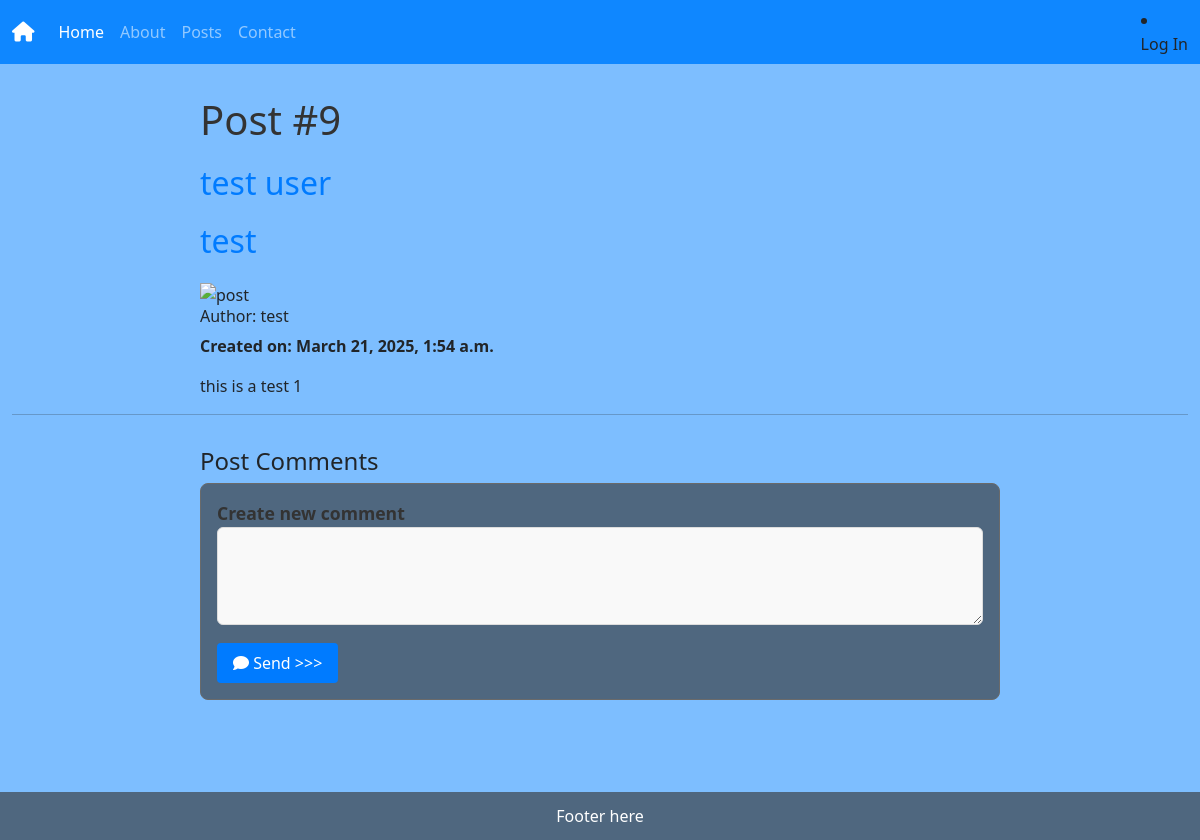
The app's page /posts/9/, older data.
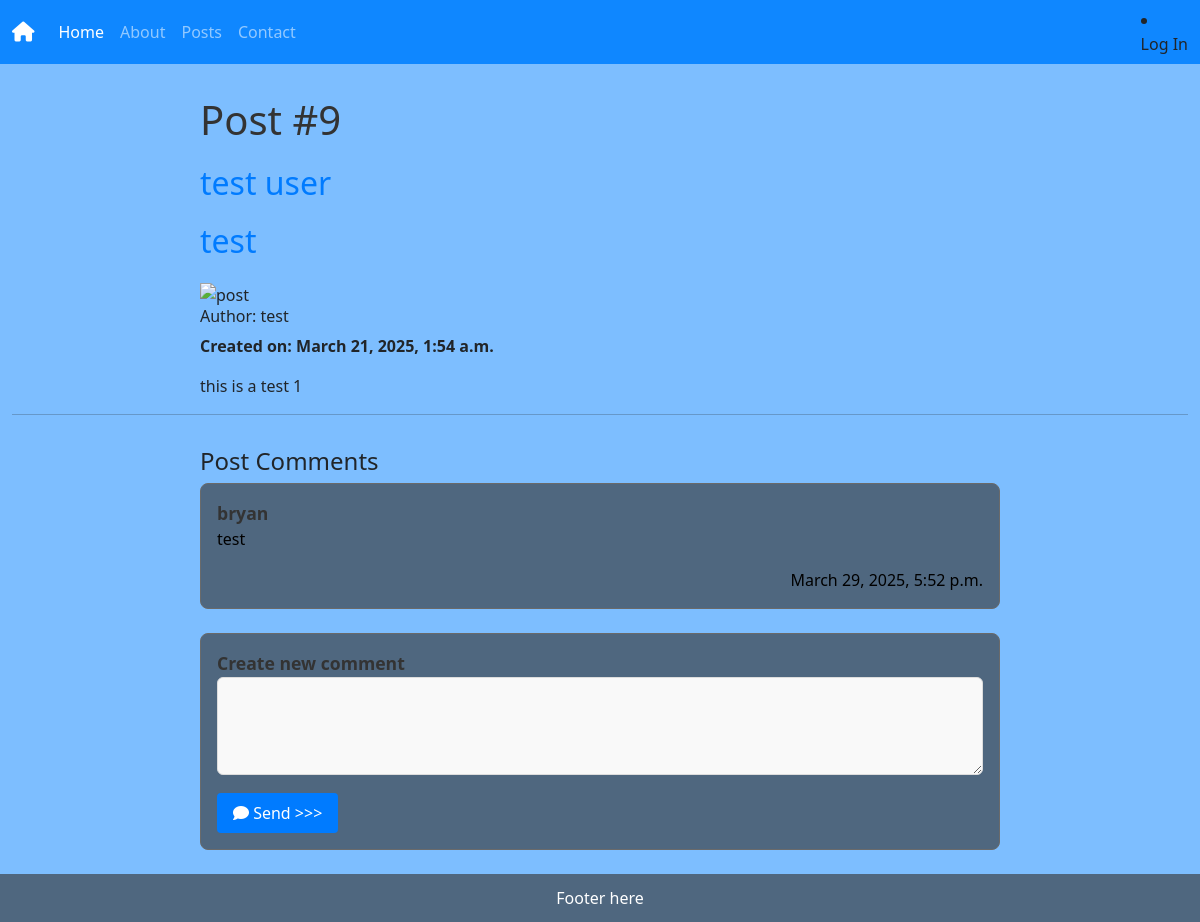
The same page, newer data.
### posts/models.py (models this page shows)
class Comment(models.Model):
    author = models.ForeignKey(get_user_model(), on_delete=models.CASCADE)
    content = models.TextField()
    post = models.ForeignKey(Post, on_delete = models.CASCADE)
    created_on = models.DateTimeField(auto_now_add=True)

### posts/views.py (the view)
# urls.py: path('<int:pk>/', PostDetailView.as_view(), name="post_detail"),
class PostDetailView(DetailView):
    template_name= "posts/detail.html"
    model = Post
    def get_context_data(self, **kwargs):
        context = super().get_context_data(**kwargs)
        post = self.object
        comments = Comment.objects.filter(post=post)
        context["comments"] = comments
        return context

### templates/posts/detail.html (shortened to what this page needs)
{% extends 'base.html' %}
{% load static %}
{% block css %}
    <link rel="stylesheet" href="{% static 'css/post_detail.css' %}">
{% endblock %}
{% block content %}
<div class="comments-container">
    <h1>Post #{{post.id}}</h1>
    <h2>{{post.title}}</h2>
    <h2>{{post.subtitle}}</h2>
    {% if post.image %}
    <img src="{{post.image.url}}" alt="post">
    {% else %}
    <img src="https://encrypted-tbn0.gstatic.com/images?q=tbn:ANd9GcS1f4C-cWV03_czRXhL1THkOdS9RDnAtPxRnA&s" alt="post">
    {% endif %}
    <h6>Author: {{post.author}}</h6>
    <strong>Created on: {{post.created_on}}</strong>
    <p>{{ post.body|linebreaks }}</p>
</div>
        <hr>
        <div class="comments-container">
            <h4>Post Comments</h4>
            {% for cm in comments %}
                <div class="comment">
                    <label class="author">{{cm.author}}</label>
                    <p>{{cm.content}}</p>
                    <label class="date">{{cm.created_on}}</label>
                </div>
            {% endfor %}
            <div class="comment">
                <label class="author">Create new comment</label>
                <form method="post" action="{% url 'comment_create' %}">
                    <textarea name="comment" rows="3"></textarea>
                    <button class="btn btn-sm btn-primary"><i class="fa-solid fa-comment"></i> Send >>></button>
                </form>
            </div>
        </div>
{% endblock %}

Row changes from the older to the newer data that the page shows:
added Comment: author "bryan", content "test", created_on "March 29, 2025, 5:52 p.m."
